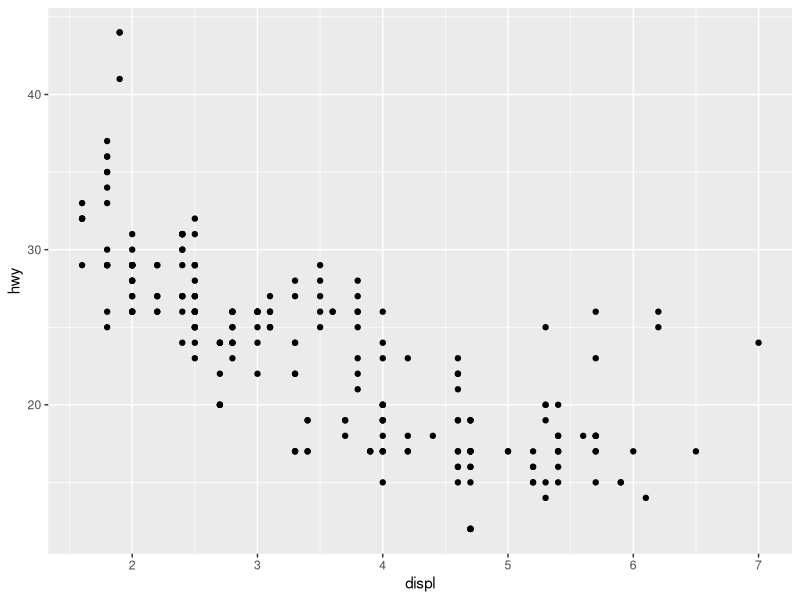
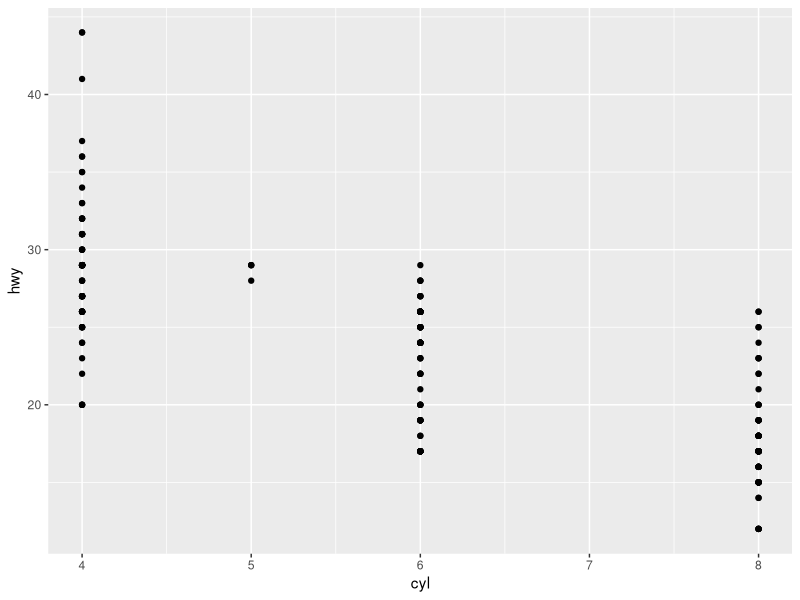
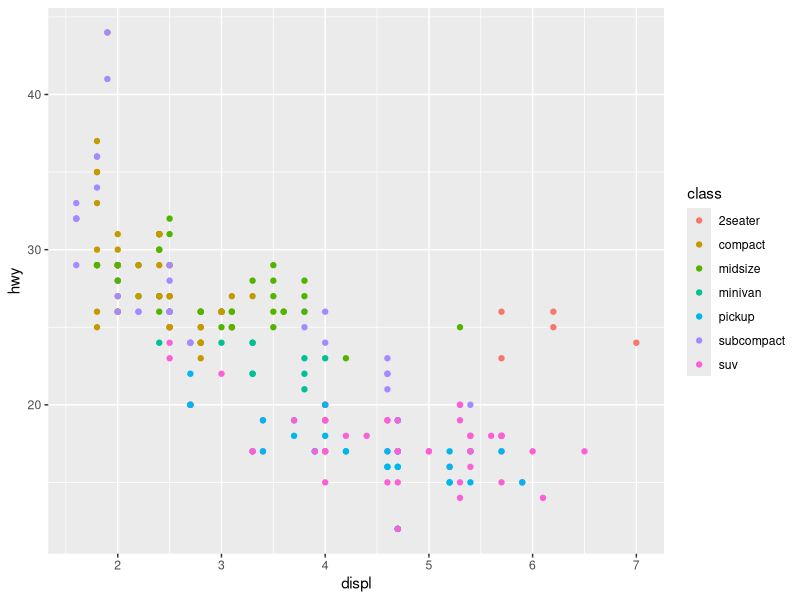
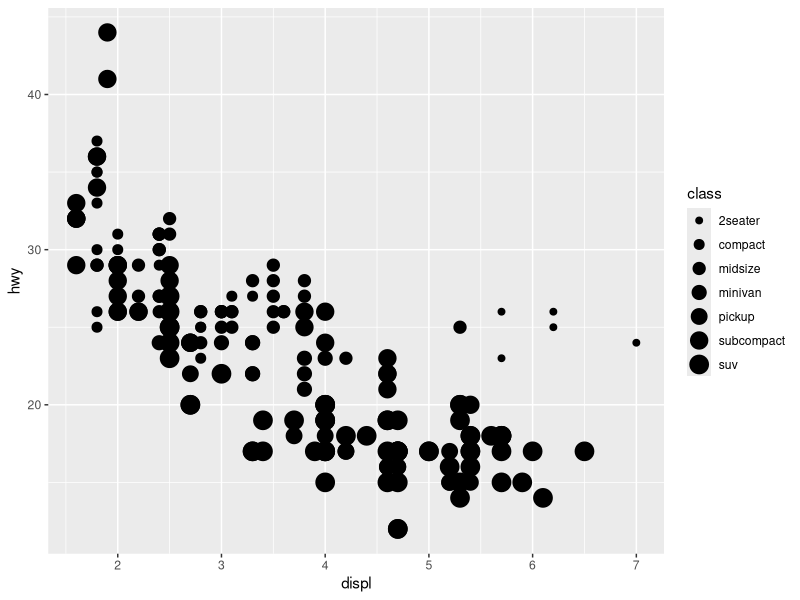
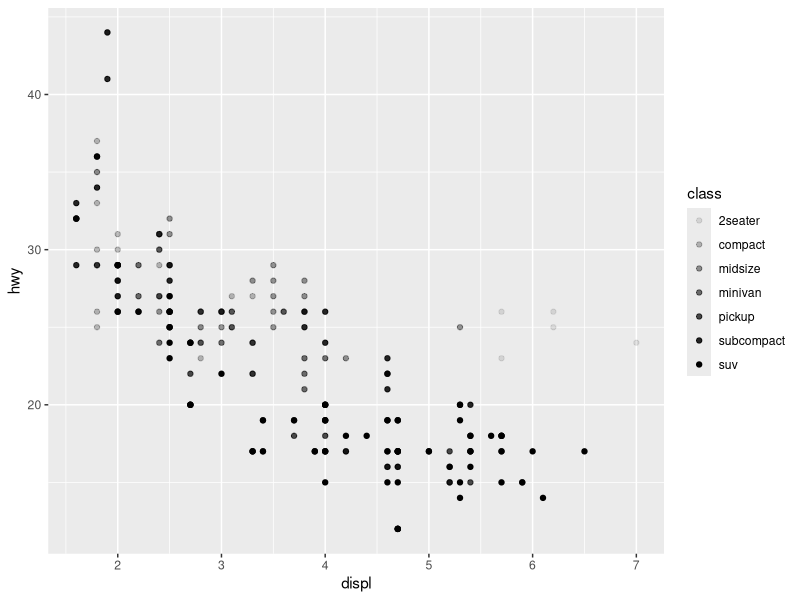
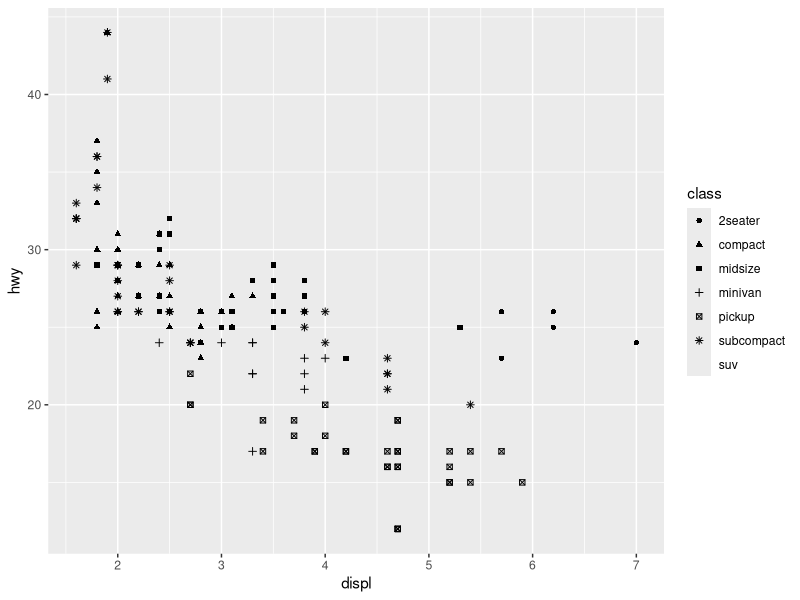
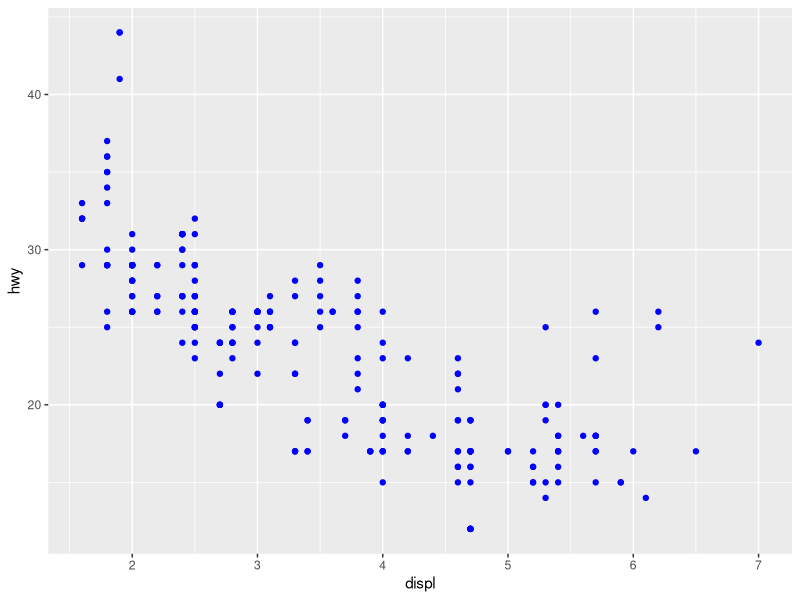
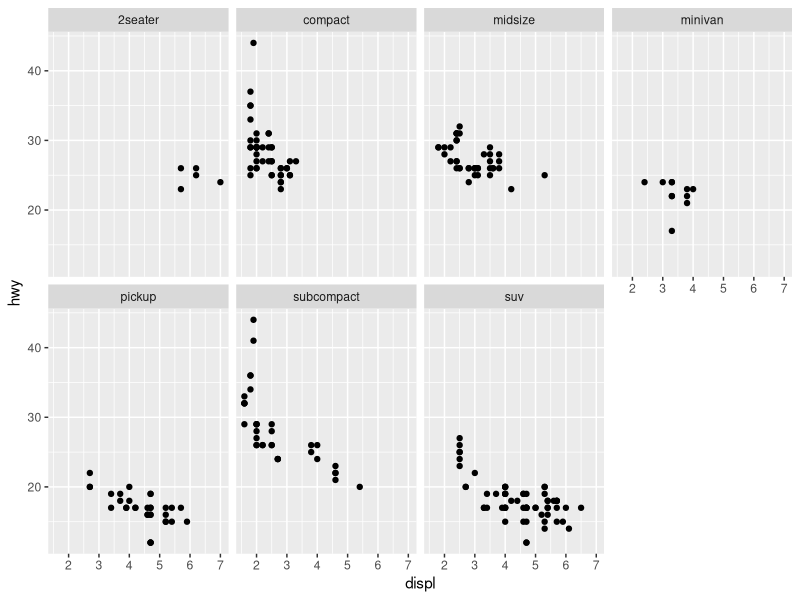

Recreate these plots in R, in order.
## ---- chunk 1
knitr::opts_chunk$set(echo = TRUE)
## ---- chunk 2
library(tidyverse)
## ---- chunk 3
mpg
## ---- chunk 4
  ggplot(data = mpg) + 
    geom_point(mapping = aes(x = displ, y = hwy))
## ---- chunk 5
mtcars

## ---- chunk 6
ggplot(data = mpg) + 
  geom_point(mapping = aes(x = cyl, y = hwy))
## ---- chunk 7
ggplot(data = mpg) +
  geom_point(mapping = aes(x = displ, y = hwy, color = class))
## ---- chunk 8
ggplot(data = mpg) +
  geom_point(mapping = aes(x = displ, y = hwy, size = class))
## ---- chunk 9
# Top
ggplot(data = mpg) +
  geom_point(mapping = aes(x = displ, y = hwy, alpha = class))

# Buttom
ggplot(data = mpg) +
  geom_point(mapping = aes(x = displ, y = hwy, shape = class))
## ---- chunk 10
ggplot(data = mpg) +
  geom_point(mapping = aes(x = displ, y = hwy), color = "blue")
## ---- chunk 11
ggplot(data = mpg) +
  geom_point(mapping = aes(x = displ, y = hwy)) +
  facet_wrap(~class, nrow = 2)
## ---- chunk 12
ggplot(data = mpg)+
  geom_point(mapping = aes(x = displ, y = hwy)) +
  facet_grid(drv ~ cyl)
## ---- chunk 13
# Left
ggplot(data = mpg) +
  geom_point(mapping = aes(x = displ, y = hwy))
# Right
ggplot(data = mpg) +
  geom_smooth(mapping = aes(x = displ, y = hwy))

## ---- chunk 14
ggplot(data = mpg) +
  geom_smooth(mapping = aes(x = displ, y = hwy, linetype = drv))
## ---- chunk 15
ggplot(data = mpg) +
  geom_smooth(mapping = aes(x = displ, y = hwy))
ggplot(data = mpg) +
  geom_smooth(mapping = aes(x = displ, y = hwy, group = drv))
ggplot(data = mpg) +
  geom_smooth(
    mapping = aes(x = displ, y = hwy, color = drv),
    show.legend = FALSE
  )
## ---- chunk 16
ggplot(mpg) +
  geom_text(mapping = aes(x = displ, y = hwy, label = model))
## ---- chunk 17
ggplot(data = mpg) +
  geom_point(mapping = aes(x = displ, y = hwy)) +
  geom_smooth(mapping = aes(x = displ, y = hwy)) 

## ---- chunk 18
ggplot(data = mpg, mapping = aes( x = displ, y = hwy)) +
  geom_point() +
  geom_smooth() 

  
## ---- chunk 19
ggplot(data = mpg, mapping = aes( x = displ, y = hwy)) +
  geom_point(mapping = aes(color = class)) +
  geom_smooth() 

## ---- chunk 20
ggplot(data = mpg, mapping = aes(x = displ, y = hwy)) +
  geom_point(mapping = aes(color = class)) +
  geom_smooth(
    data = filter(mpg, class == "subcompact"),
    se = FALSE
  )
  
## ---- chunk 21
diamonds
## ---- chunk 22
ggplot(data = diamonds) +
  geom_bar(mapping = aes(x = cut))
## ---- chunk 23
ggplot(data = diamonds) +
  stat_count(mapping = aes(x = cut))
## ---- chunk 24
ggplot(data = diamonds) +
  geom_bar(
    mapping = aes(x = cut, y = ..prop.., group = 1)
  )

## ---- chunk 25
ggplot(data = diamonds) +
  stat_summary(
    mapping = aes(x = cut, y = depth),
    fun.ymin = min,
    fun.ymax = max,
    fun.y = median
  )
## ---- chunk 26
ggplot(data = diamonds) +
  geom_bar(mapping = aes(x = cut, color = cut))
ggplot(data = diamonds) +
  geom_bar(mapping = aes(x = cut, fill = cut))
## ---- chunk 27
ggplot(data = diamonds) +
  geom_bar(mapping = aes(x = cut, fill = clarity))
## ---- chunk 28
ggplot(
  data = diamonds,
  mapping = aes(x = cut, fill = clarity)
) +
  geom_bar(alpha = 1/5, position = "identity")
ggplot(
  data = diamonds,
  mapping = aes(x = cut, color = clarity)
)
## ---- chunk 29
  ggplot(data = diamonds) +
  geom_bar(
    mapping = aes(x = cut, fill = clarity),
    position = "fill"
  )
## ---- chunk 30
ggplot(data = diamonds) +
  geom_bar(
    mapping = aes(x = cut, fill = clarity), 
    position = "dodge"
  )
## ---- chunk 31
ggplot(data = mpg) +
  geom_point(
    mapping = aes(x = displ, y = hwy),
    position = "jitter"
    )
## ---- chunk 32
ggplot(data = mpg, mapping = aes(x = class, y = hwy)) +
  geom_boxplot()
## ---- chunk 33
ggplot(data = mpg, mapping = aes(x = class, y = hwy)) +
  geom_boxplot() +
  coord_flip()
## ---- chunk 34
nz <- map_data("nz")

ggplot(nz, aes(long, lat, group = group)) +
  geom_polygon(fill = "white", color = "black") 
  
## ---- chunk 35
ggplot(nz, aes(long, lat, group = group))+
  geom_polygon(fill = "white", color = "black") +
  coord_quickmap()
## ---- chunk 36
bar <- ggplot(data = diamonds) +
  geom_bar(
    mapping = aes(x = cut, fill = cut),
    show.legend = FALSE,
    width = 1
  ) +
  theme(aspect.ratio = 1) +
  labs(x = NULL, y = NULL)
  
  bar + coord_flip()
  bar + coord_polar()
## ---- chunk 37
my_val <- 10
my_val
